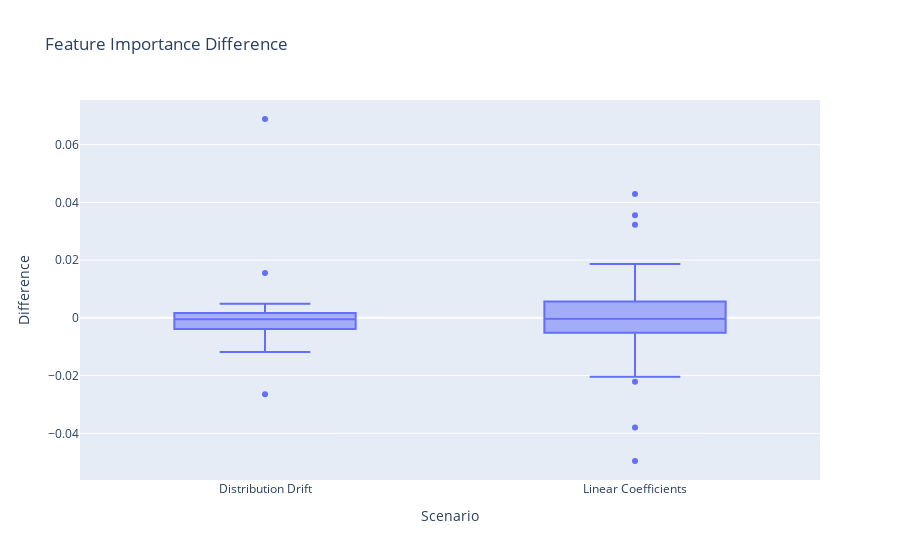

Notebook code cell kept with this figure:
### Code cell
fig = box(importance_df, x='scenario', y='importance_diff', title='Feature Importance Difference')
fig.update_layout(xaxis_title='Scenario', yaxis_title='Difference')
fig.show()

### Figure 1 — Plotly figure (JSON) as saved in the notebook; plotly's stock layout.template omitted (floating-point values rounded to 4 significant figures)
{"data": [{"alignmentgroup": "True", "hovertemplate": "scenario=%{x}<br>importance_diff=%{y}<extra></extra>", "legendgroup": "", "marker": {"color": "#636efa"}, "name": "", "notched": false, "offsetgroup": "", "orientation": "v", "showlegend": false, "type": "box", "x": ["Distribution Drift", "Distribution Drift", "Distribution Drift", "Distribution Drift", "Distribution Drift", "Distribution Drift", "Distribution Drift", "Distribution Drift", "Distribution Drift", "Distribution Drift", "Distribution Drift", "Distribution Drift", "Distribution Drift", "Distribution Drift", "Distribution Drift", "Distribution Drift", "Distribution Drift", "Distribution Drift", "Distribution Drift", "Distribution Drift", "Distribution Drift", "Distribution Drift", "Distribution Drift", "Distribution Drift", "Distribution Drift", "Distribution Drift", "Distribution Drift", "Distribution Drift", "Distribution Drift", "Distribution Drift", "Distribution Drift", "Distribution Drift", "Distribution Drift", "Distribution Drift", "Distribution Drift", "Distribution Drift", "Distribution Drift", "Distribution Drift", "Distribution Drift", "Distribution Drift", "Distribution Drift", "Distribution Drift", "Distribution Drift", "Distribution Drift", "Distribution Drift", "Distribution Drift", "Distribution Drift", "Distribution Drift", "Distribution Drift", "Distribution Drift", "Linear Coefficients", "Linear Coefficients", "Linear Coefficients", "Linear Coefficients", "Linear Coefficients", "Linear Coefficients", "Linear Coefficients", "Linear Coefficients", "Linear Coefficients", "Linear Coefficients", "Linear Coefficients", "Linear Coefficients", "Linear Coefficients", "Linear Coefficients", "Linear Coefficients", "Linear Coefficients", "Linear Coefficients", "Linear Coefficients", "Linear Coefficients", "Linear Coefficients", "Linear Coefficients", "Linear Coefficients", "Linear Coefficients", "Linear Coefficients", "Linear Coefficients", "Linear Coefficients", "Linear Coefficients", "Linear Coefficients", "Linear Coefficients", "Linear Coefficients", "Linear Coefficients", "Linear Coefficients", "Linear Coefficients", "Linear Coefficients", "Linear Coefficients", "Linear Coefficients", "Linear Coefficients", "Linear Coefficients", "Linear Coefficients", "Linear Coefficients", "Linear Coefficients", "Linear Coefficients", "Linear Coefficients", "Linear Coefficients", "Linear Coefficients", "Linear Coefficients", "Linear Coefficients", "Linear Coefficients", "Linear Coefficients", "Linear Coefficients"], "x0": " ", "xaxis": "x", "y": [-0.0008344, -0.01126, 0.003748, 0.06888, 0.0006802, -0.004508, -0.006918, -0.01182, 0.001407, 0.0155, 0.001593, 0.0009121, -0.002683, -0.004435, -0.002048, -0.02646, -0.004497, -0.002464, -8.453e-05, 0.002544, -0.003862, 0.003326, 0.001658, -0.004946, -0.002919, 0.004818, -0.008489, -5.693e-05, 0.0006858, 0.004086, 0.002417, 0.0005102, -0.000839, -0.003193, -3.237e-05, -0.003324, 0.00118, 0.001249, -0.002678, 0.003763, -0.001228, 0.004869, 0.0002107, -0.005705, 0.002789, -0.004322, -0.003069, -0.001599, -0.006285, 0.00373, -0.0003201, 0.01356, 0.00107, 0.01158, 0.01861, -0.005124, 0.01246, -0.02214, -0.04959, -0.03798, 0.006191, 0.00285, 0.005653, 0.03554, -0.001129, 0.03227, 0.009797, -0.00586, -0.007027, -0.004741, 0.007423, -0.002523, -0.0107, 0.04291, -0.0003012, -0.0003786, 0.004462, -0.01062, -0.00259, -0.02042, -0.004841, -0.004134, 0.004673, -0.004283, 0.001504, -0.002013, -0.005157, -0.002043, 0.001327, 0.002864, 0.001006, 0.0009725, 0.007789, -0.009511, -0.005205, -0.0002081, 0.003331, -0.0139, 0.006381, -0.001493], "y0": " ", "yaxis": "y"}], "layout": {"boxmode": "group", "legend": {"tracegroupgap": 0}, "title": {"text": "Feature Importance Difference"}, "xaxis": {"anchor": "y", "domain": [0, 1], "title": {"text": "Scenario"}}, "yaxis": {"anchor": "x", "domain": [0, 1], "title": {"text": "Difference"}}}}
